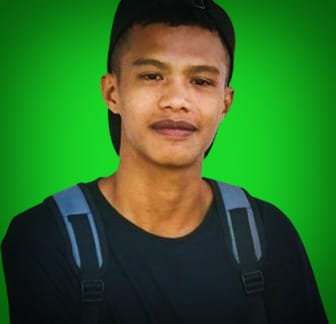
#> input picture cvision/edit/saldin1.jpeg, 336 x 324 px, found by its file name
$ python editFoto.py
#> lines starting #> are read from the running program, lines starting #| are printed output that depends on the picture; after the words box and inside, x2 and y2 are one past the last pixel; in counts of white or black regions, pixels touching at a corner belong together
import cv2
import numpy as np

image = cv2.imread('C:\cvision\edit\saldin1.jpeg')
#> image is the input picture: shape (324, 336, 3); mean B, G, R 39, 105.6, 48.5

if image is None:
    print("Gambar tidak ditemukan!")
else:
    hsv_image = cv2.cvtColor(image, cv2.COLOR_BGR2HSV)
#> hsv_image: shape (324, 336, 3); mean H, S, V 64, 171.2, 118.7

    lower_green = np.array([35, 50, 50])
    upper_green = np.array([85, 255, 255])

    green_mask = cv2.inRange(hsv_image, lower_green, upper_green)
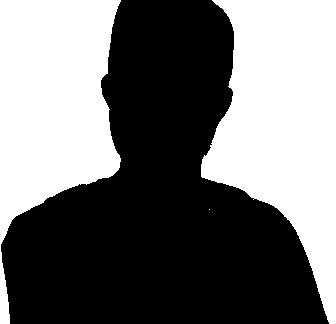
#> green_mask: shape (324, 336); 44.7% white; 3 white regions (1 under 20 px), largest, box (x1, y1, x2, y2) and area: (201, 0, 336, 324) 26075, (0, 0, 121, 324) 22553

    image[green_mask != 0] = [0, 0, 255]
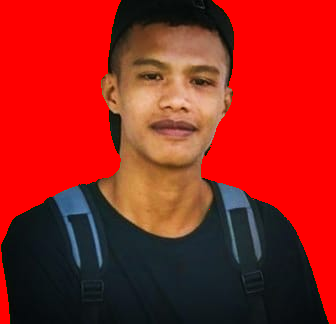
#> image: shape (324, 336, 3); mean B, G, R 27.3, 33.7, 155

    cv2.imwrite('hsl-gmbr.jpeg', image)

    cv2.imshow('Hasil Gambar', image)
    cv2.waitKey(0)
    cv2.destroyAllWindows()
